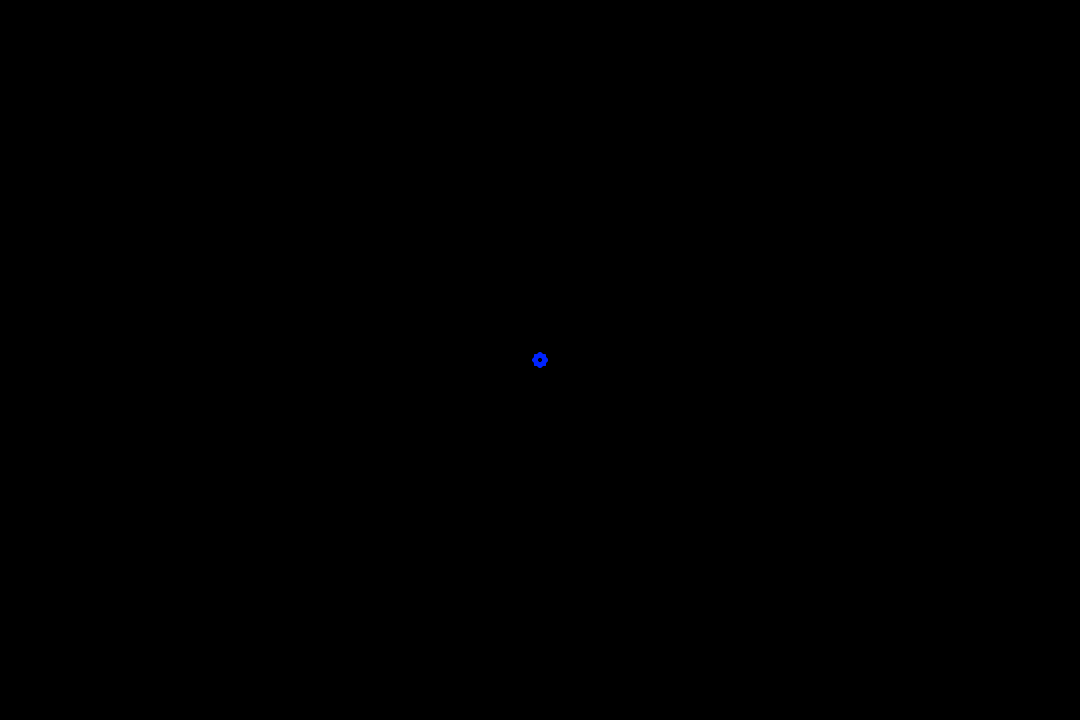
Frame 1 (no input)
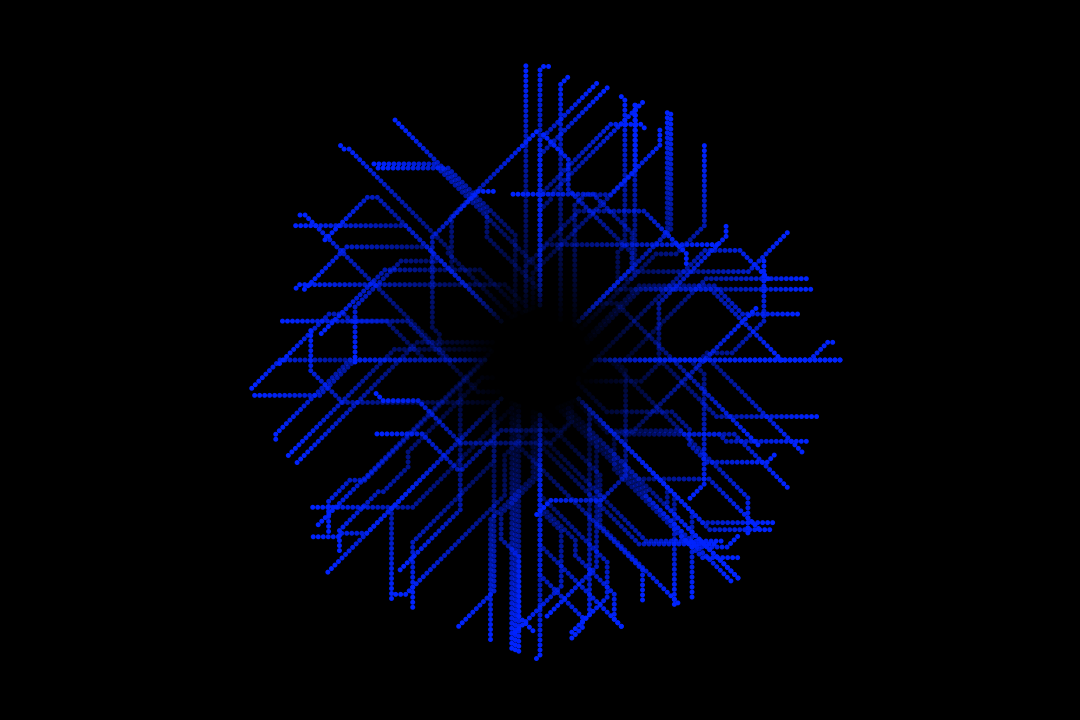
Frame 60 (the mouse pressed at the canvas centre just before this capture)
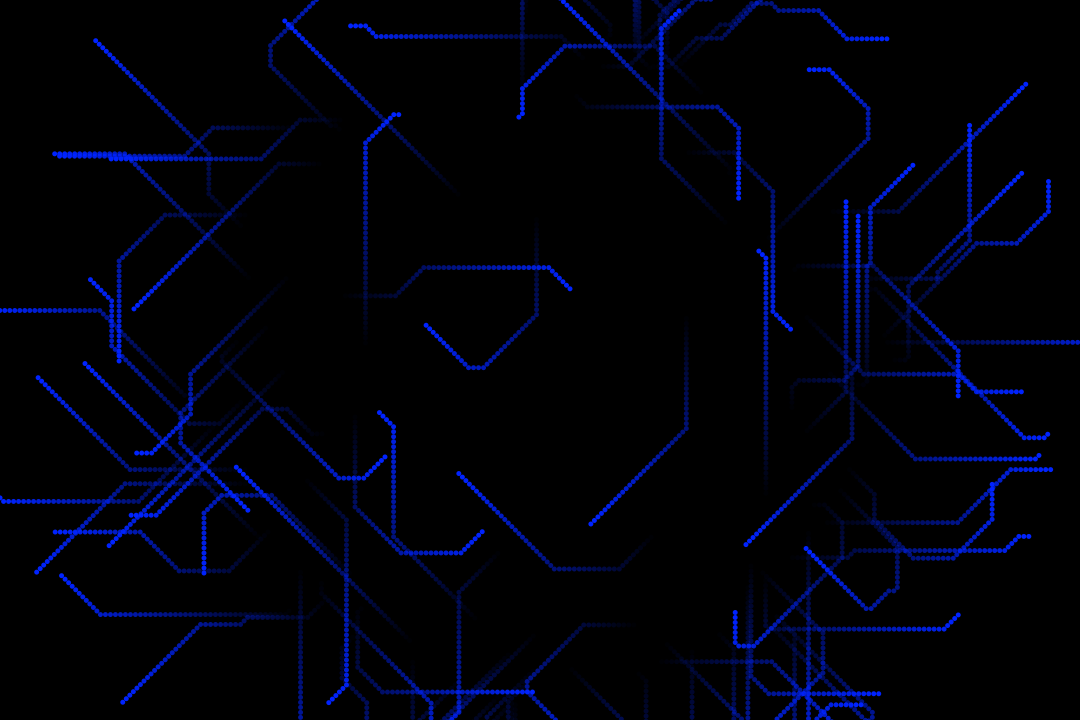
Frame 120 (the mouse held since frame 60 and released just before this capture)

The Processing sketch that drew these frames (run headless with seeded random() and noise(); from frame 60 on, the mouse is pressed at the canvas centre):

// Processing sketch: pulse
// ── pulse.pde
ArrayList<Particle> p = new ArrayList<Particle>();

void setup() {
  size(1080, 720);
  colorMode(HSB);
  noStroke();
  burst(100);
}

void draw() {
  background(0);
  for(int i = p.size() - 1; i >= 0; i --) {
    p.get(i).update();
    if(p.get(i).dead) {
      p.remove(i);
      continue;
    }
    p.get(i).show();
  }
}

void keyPressed() {
  if(key == ' ') {
    burst(100);
  }
}

void burst(int num) {
  int c = int(random(255));
  for(int i = 0; i < num; i ++) {
    float a = int(random(8)) * PI/4;
    p.add(new Particle(width/2, height/2, a, c));
  }
}

// ── particle.pde
class Particle {
  
  ArrayList<PVector> old = new ArrayList<PVector>();
  
  float x, y, ang;
  float spd = 5;
  int sz = 5;
  int c;
  
  int tailLength = 50;
  
  boolean dead = false;
  
  Particle(float x, float y, float ang, int c) {
    this.x = x;
    this.y = y;
    this.ang = ang;
    this.c = c;
  }
  
  void update() {
    if(random(1) > 0.95) {
      if(random(1) > 0.5) {
        ang += PI/4;
      } else {
        ang -= PI/4;
      }
    }
    
    old.add(new PVector(x, y));
    
    while(old.size() > tailLength) {
      old.remove(0);
    }
    
    x += cos(ang) * spd;
    y += sin(ang) * spd;
        
    if(old.get(0).x < 0 || old.get(0).x > width || old.get(0).y < 0 || old.get(0).y > height) {
      dead = true;
    }
  }
  
  void show() {
    fill(c, 255, 255);
    ellipse(x, y, sz, sz);
    if(old.size() > 1) {
      for(int i = 0; i < old.size(); i ++) {
        fill(c, 255, 255, map(i, 0, old.size() - 1, 0, 255));
        ellipse(old.get(i).x, old.get(i).y, sz, sz);
      }
    }
  } 
}
